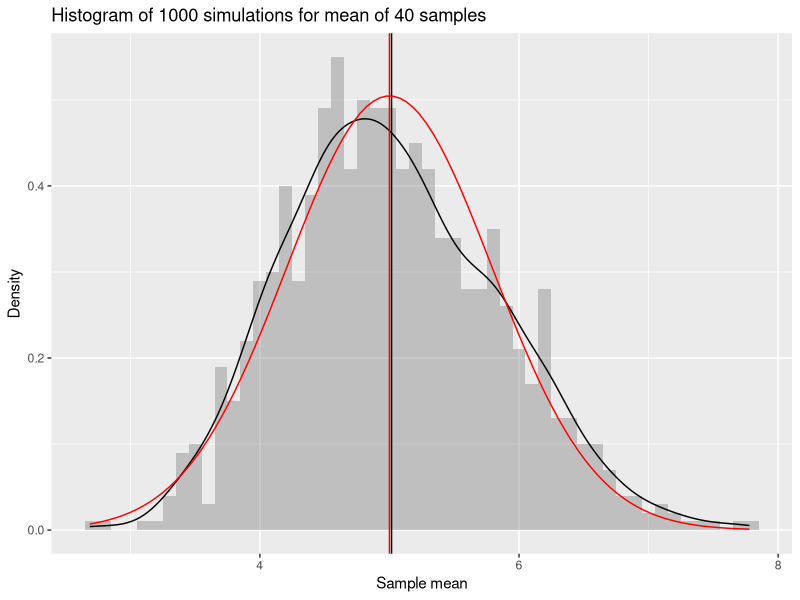
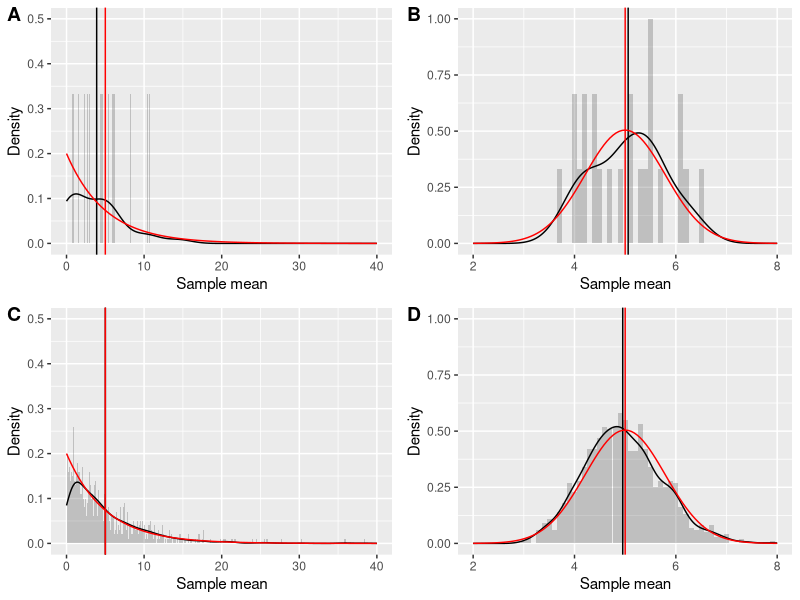

Generate these figures, in order, with R:
## ---- chunk 1
knitr::opts_chunk$set(echo = TRUE, cache = TRUE)
## ---- chunk 2
setwd(getwd())
library(ggplot2)
library(cowplot)

lambda <- 0.2 #rate
sampleN <- 40 #samples
simN <- 1000 #simulations
## ---- chunk 3
set.seed(2) #for reproducibility purposes
meanSim1K <- replicate(1000, mean(rexp(sampleN, rate = lambda)))
## ---- chunk 4
1/lambda
## ---- chunk 5
mean(meanSim1K)
## ---- chunk 6
1/(lambda**2)/sampleN
## ---- chunk 7
var(meanSim1K)
## ---- chunk 8
ggplot(data = as.data.frame(meanSim1K), aes(x = meanSim1K)) +
  geom_histogram(binwidth = 0.1, aes(y = ..density..), alpha = 0.3) +
  geom_density(color = 'black') + #density curve of the sample distribution
  geom_vline(xintercept = mean(meanSim1K), color = 'black') +
  stat_function(fun = dnorm, args = list(mean = 1/lambda, sd = 1/lambda/sqrt(sampleN)), color = 'red') +
  geom_vline(xintercept = 1/lambda, color = 'red') +
  xlab('Sample mean') +
  ylab('Density') +
  ggtitle('Histogram of 1000 simulations for mean of 40 samples')
## ---- chunk 9
simN30 <- replicate(30, mean(rexp(sampleN, rate = lambda))) 
 #get 40 random samples and repeat 30 times
simId30 <- replicate(30, (rexp(1, rate = lambda))) #get 30 random samples

simN1000 <- replicate(1000, mean(rexp(sampleN, rate = lambda))) 
 #get 40 random samples and repeat 1000 times
simId1000 <- replicate(1000, (rexp(1, rate = lambda))) #get 1000 random samples
## ---- chunk 10
p1 <- ggplot(data = as.data.frame(simId30), aes(x = simId30)) +
        geom_histogram(binwidth = 0.1, aes(y = ..density..), alpha = 0.3) +
        geom_density(color = 'black') + #density curve of the sample distribution
        geom_vline(xintercept = mean(simId30), color = 'black') +
        stat_function(fun = dexp, args = list(rate = lambda), color = 'red') +
        geom_vline(xintercept = 1/lambda, color = 'red') +
        xlab('Sample mean') + ylab('Density') +
        xlim(c(0, 40)) + ylim(c(0, 0.5))
  
p2 <- ggplot(data = as.data.frame(simN30), aes(x = simN30)) +
        geom_histogram(binwidth = 0.1, aes(y = ..density..), alpha = 0.3) +
        geom_density(color = 'black') + #density curve of the sample distribution
        geom_vline(xintercept = mean(simN30), color = 'black') +
        stat_function(fun = dnorm, args = list(mean = 1/lambda, sd = 1/lambda/sqrt(sampleN)), color = 'red') +
        geom_vline(xintercept = 1/lambda, color = 'red') +
        xlab('Sample mean') + ylab('Density') +
        xlim(c(2, 8)) + ylim(c(0, 1))
  
p3 <- ggplot(data = as.data.frame(simId1000), aes(x = simId1000)) +
        geom_histogram(binwidth = 0.1, aes(y = ..density..), alpha = 0.3) +
        geom_density(color = 'black') + #density curve of the sample distribution
        geom_vline(xintercept = mean(simId1000), color = 'black') +
        stat_function(fun = dexp, args = list(rate = lambda), color = 'red') +
        geom_vline(xintercept = 1/lambda, color = 'red') +
        xlab('Sample mean') + ylab('Density') +
        xlim(c(0, 40)) + ylim(c(0, 0.5))

p4 <- ggplot(data = as.data.frame(simN1000), aes(x = simN1000)) +
        geom_histogram(binwidth = 0.1, aes(y = ..density..), alpha = 0.3) +
        geom_density(color = 'black') + #density curve of the sample distribution
        geom_vline(xintercept = mean(simN1000), color = 'black') +
        stat_function(fun = dnorm, args = list(mean = 1/lambda, sd = 1/lambda/sqrt(sampleN)), color = 'red') +
        geom_vline(xintercept = 1/lambda, color = 'red') +
        xlab('Sample mean') + ylab('Density') +
        xlim(c(2, 8)) + ylim(c(0, 1))

plot_grid(p1, p2, p3, p4, labels = 'AUTO')
